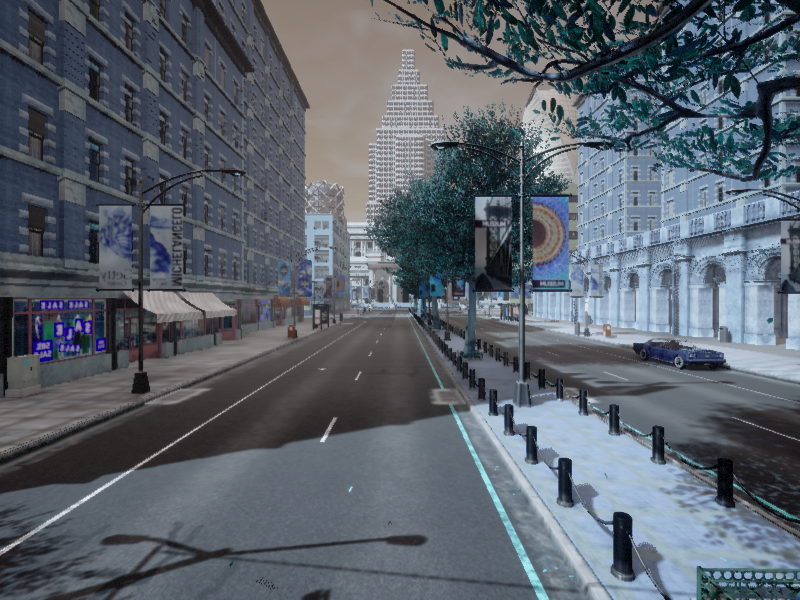
#> input picture Task5_Stability/images/img_000.png, 800 x 600 px; its folder holds only this picture in this run
$ python -i lane_detection.py   (imports and definitions only)
#> lines starting #> are read from the running program, lines starting #| are printed output that depends on the picture; after the words box and inside, x2 and y2 are one past the last pixel; in counts of white or black regions, pixels touching at a corner belong together
# lane_detection.py
import cv2
import os
import numpy as np

# ------------------------
# Lane tracking class
# ------------------------
class LaneLine:
    """Tracks a line over multiple frames to smooth lane detection."""
    def __init__(self, buffer_size=10):
        self.buffer_size = buffer_size
        self.buffer = []
        self.detected = False
        self.avg_slope = 0.0
        self.avg_intercept = 0.0

    def add_fit(self, slope, intercept):
        self.buffer.append((slope, intercept))
        if len(self.buffer) > self.buffer_size:
            self.buffer.pop(0)
        slopes, intercepts = zip(*self.buffer)
        self.avg_slope = np.mean(slopes)
        self.avg_intercept = np.mean(intercepts)
        self.detected = True

# [5 lines left out: function reset_trackers, not called in this run]

# Instantiate global trackers for left/right lanes
left_tracker = LaneLine()
right_tracker = LaneLine()
#> further down, picture is the input picture: shape (600, 800, 3); mean B, G, R 107.8, 98.3, 90.3

# ------------------------
# Lane detection function
# ------------------------
def detect_lanes(img, return_binary=False):
#> called with return_binary = False
    global left_tracker, right_tracker
    h, w, _ = img.shape

    # HLS thresholding
    hls = cv2.cvtColor(img, cv2.COLOR_BGR2HLS)
#> hls: shape (600, 800, 3); mean of channels 0, 1, 2 92.3, 99.1, 39.4
    l_channel = hls[:, :, 1]
    s_channel = hls[:, :, 2]
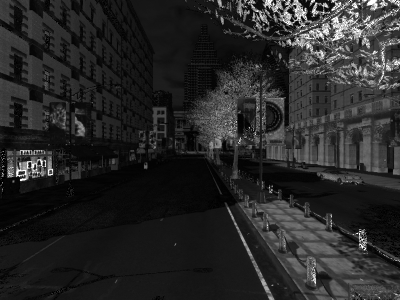
#> s_channel: shape (600, 800) (shown at 1/2 size); min 0, max 255, mean 39.4
    _, l_thresh = cv2.threshold(l_channel, 190, 255, cv2.THRESH_BINARY) # was 200
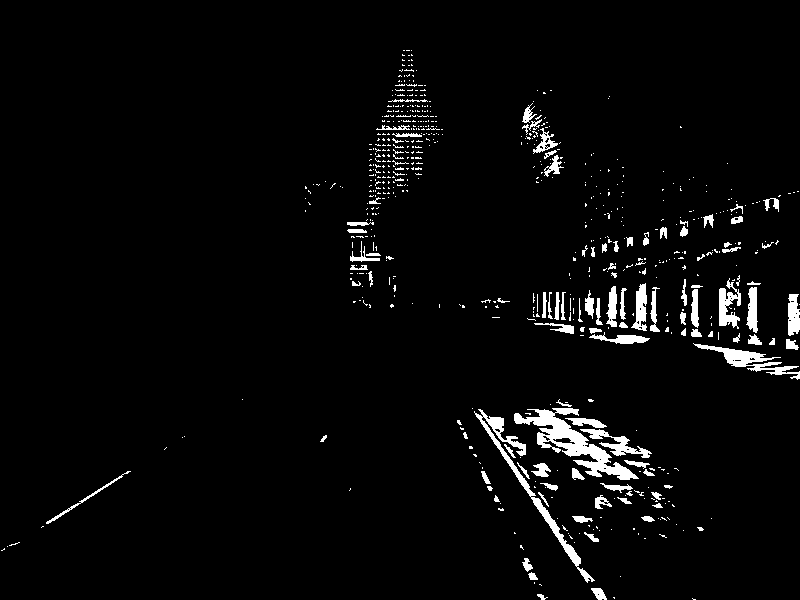
#> l_thresh: shape (600, 800); 3.5% white; 648 white regions (545 under 20 px), largest, box (x1, y1, x2, y2) and area: (514, 408, 639, 480) 2486, (474, 409, 595, 583) 1565, (693, 343, 800, 380) 997
    _, s_thresh = cv2.threshold(s_channel, 85, 255, cv2.THRESH_BINARY) # was 90
#> s_thresh: shape (600, 800); 10.5% white; 1468 white regions (1282 under 20 px), largest, box (x1, y1, x2, y2) and area: (571, 0, 800, 175) 11424, (409, 178, 475, 302) 2853, (525, 0, 642, 66) 2514
    color_mask = cv2.bitwise_or(l_thresh, s_thresh)
#> color_mask: shape (600, 800); 12.1% white; 1853 white regions (1656 under 20 px), largest, box (x1, y1, x2, y2) and area: (571, 0, 800, 175) 11424, (409, 178, 475, 302) 2853, (514, 408, 640, 480) 2799

    # Canny edges
    gray = cv2.cvtColor(img, cv2.COLOR_BGR2GRAY)
    blur = cv2.GaussianBlur(gray, (5,5),0)
    edges = cv2.Canny(blur, 100, 200)
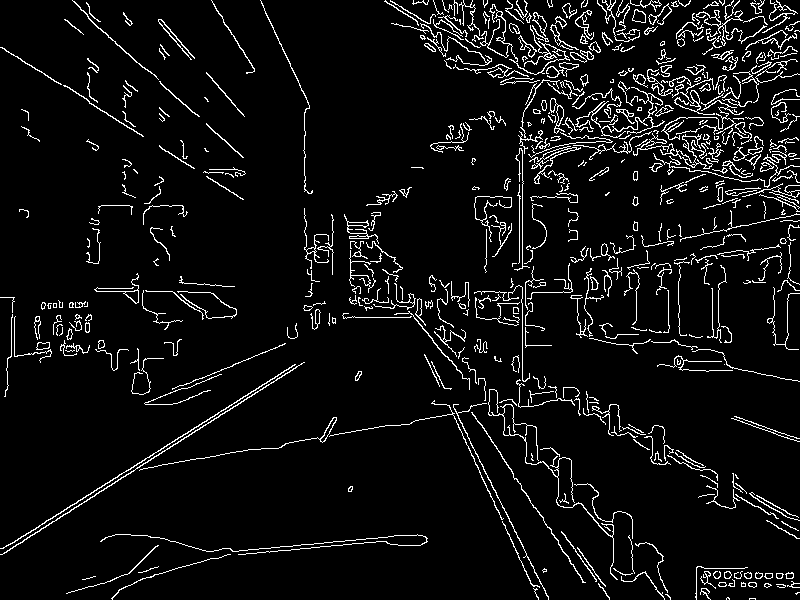
#> edges: shape (600, 800); 6.2% white in thin lines or dots

    # Combine
    combined = cv2.bitwise_or(edges, color_mask)
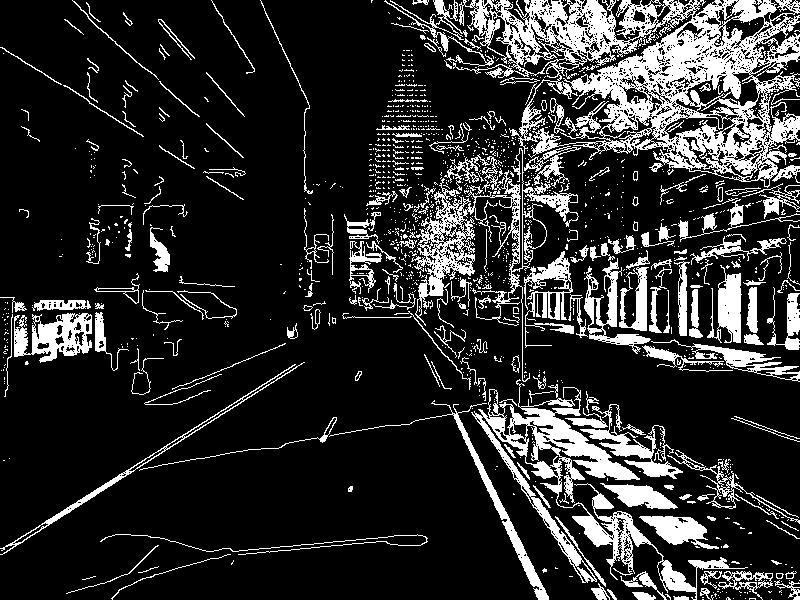
#> combined: shape (600, 800); 17.5% white; 1265 white regions (1037 under 20 px), largest, box (x1, y1, x2, y2) and area: (453, 0, 800, 188) 26571, (471, 379, 748, 600) 9351, (409, 148, 579, 382) 5462

    # ROI mask
    mask = np.zeros_like(combined)
    roi = np.array([[
        (int(0.15*w), h), # was 0.2
        (int(0.45*w), int(0.65*h)),
        (int(0.55*w), int(0.65*h)),
        (int(0.85*w), h) # was 0.8
    ]])
    cv2.fillPoly(mask, roi, 255)
#> mask: shape (600, 800); 14% white; 1 white region, box (x1, y1, x2, y2) and area: (121, 390, 680, 600) 67230
    masked = cv2.bitwise_and(combined, mask)
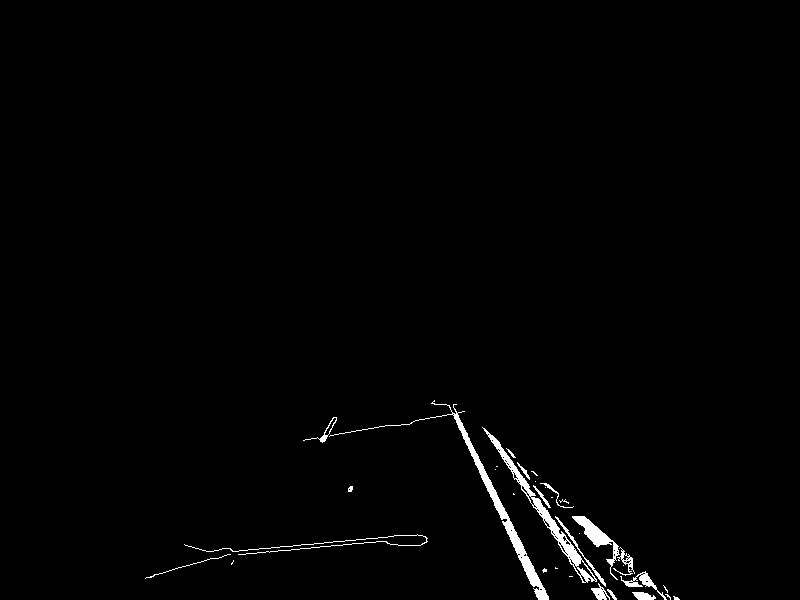
#> masked: shape (600, 800); 1.2% white; 34 white regions (17 under 20 px), largest, box (x1, y1, x2, y2) and area: (329, 400, 549, 600) 1706, (482, 427, 597, 583) 1348, (572, 516, 620, 580) 638

    # Hough lines
    lines = cv2.HoughLinesP(masked, 1, np.pi/180, 40, minLineLength=40, maxLineGap=150)
#> lines = 41 rows, first 6: [455, 414, 545, 599], [449, 405, 540, 599], [486, 430, 605, 599], [448, 405, 539, 599], [453, 407, 546, 599], [454, 404, 670, 598]
    line_img = np.zeros_like(img)
    binary_lane = np.zeros_like(masked)
    left_lines, right_lines = [], []

    if lines is not None:
        for l in lines:
            x1, y1, x2, y2 = l[0]
            if x2 == x1: continue
            slope = (y2-y1)/(x2-x1)
            if abs(slope) < 0.4: continue
            if slope < 0:
                left_lines.append((x1,y1,x2,y2))
            else:
                right_lines.append((x1,y1,x2,y2))
#> this loop made 41 passes
#> (x1, y1, x2, y2, slope) on passes 1 to 8: (455, 414, 545, 599, 2.06), (449, 405, 540, 599, 2.13), (486, 430, 605, 599, 1.42), (448, 405, 539, 599, 2.13), (453, 407, 546, 599, 2.06), (454, 404, 670, 598, 0.898), (490, 439, 601, 598, 1.43), (491, 435, 606, 599, 1.43)
#> after the loop, left_lines = []; right_lines = 35 items, first 6: (455, 414, 545, 599), (449, 405, 540, 599), (486, 430, 605, 599), (448, 405, 539, 599), (453, 407, 546, 599), (454, 404, 670, 598)

    # Function to average and track lines
    def draw_tracked(lines, tracker):
        if len(lines) == 0 and not tracker.detected:
            return None
        if len(lines) > 0:
            xs, ys = [], []
            for x1,y1,x2,y2 in lines:
                xs.extend([x1,x2])
                ys.extend([y1,y2])
            poly = np.polyfit(xs, ys, 1)
            tracker.add_fit(poly[0], poly[1])
        if not tracker.detected:
            return None
        slope, intercept = tracker.avg_slope, tracker.avg_intercept
        y1_draw = h
        y2_draw = int(h*0.65)
        if slope == 0: return None
        x1_draw = int((y1_draw - intercept)/slope)
        x2_draw = int((y2_draw - intercept)/slope)
        return x1_draw, y1_draw, x2_draw, y2_draw

    left_coords = draw_tracked(left_lines, left_tracker)
    right_coords = draw_tracked(right_lines, right_tracker)
#> the loop in draw_tracked (call 2), `for x1,y1,x2,y2 in lines:` made 35 passes
#> in add_fit, `slopes, intercepts = zip(*self.buffer)`: slopes = (0.984,); intercepts = (-25.5,)
#> in add_fit, `self.avg_slope = np.mean(slopes)`: self.avg_slope = 0.984
#> in add_fit, `self.avg_intercept = np.mean(intercepts)`: self.avg_intercept = -25.5
#> right_coords = (635, 600, 422, 390)

    if left_coords and right_coords:
        left_x = (left_coords[0] + left_coords[2]) // 2
        right_x = (right_coords[0] + right_coords[2]) // 2

        # Check if lanes crossed (X pattern) or too close/far
        if left_x >= right_x:  # Lanes crossed!
            print("WARNING: Lanes crossed, resetting trackers")
            reset_trackers()
            left_coords = None
            right_coords = None
        elif (right_x - left_x) < w * 0.2:  # Too close
            print("WARNING: Lanes too close, resetting trackers")
            reset_trackers()
            left_coords = None
            right_coords = None
        elif (right_x - left_x) > w * 0.8:  # Too far
            print("WARNING: Lanes too far, resetting trackers")
            reset_trackers()
            left_coords = None
            right_coords = None

    for coords in [left_coords, right_coords]:
        if coords:
            x1,y1,x2,y2 = coords
            cv2.line(line_img, (x1,y1),(x2,y2),(0,255,0),5)
            cv2.line(binary_lane,(x1,y1),(x2,y2),255,5)
#> this loop made 2 passes
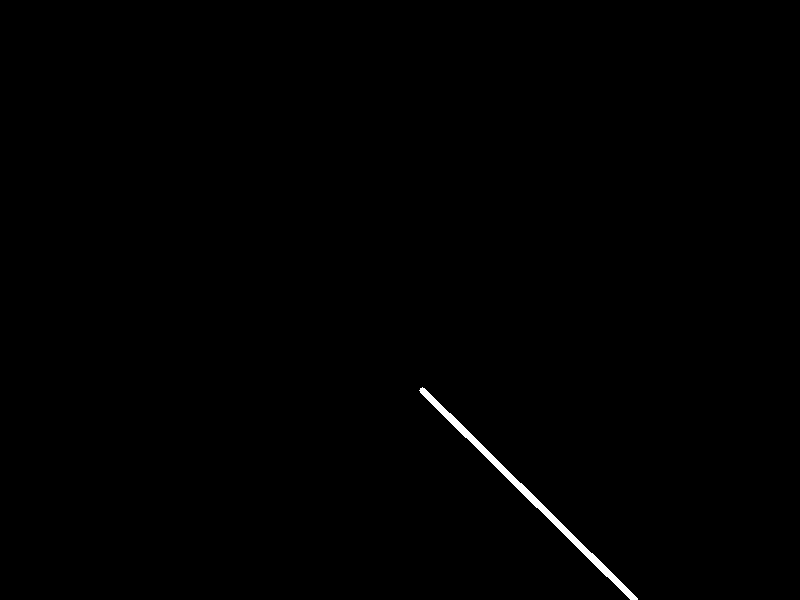
#> binary_lane: shape (600, 800); 0.41% white; 1 white region, box (x1, y1, x2, y2) and area: (419, 387, 638, 600) 1973

    annotated = cv2.addWeighted(img, 0.8, line_img,1,0)
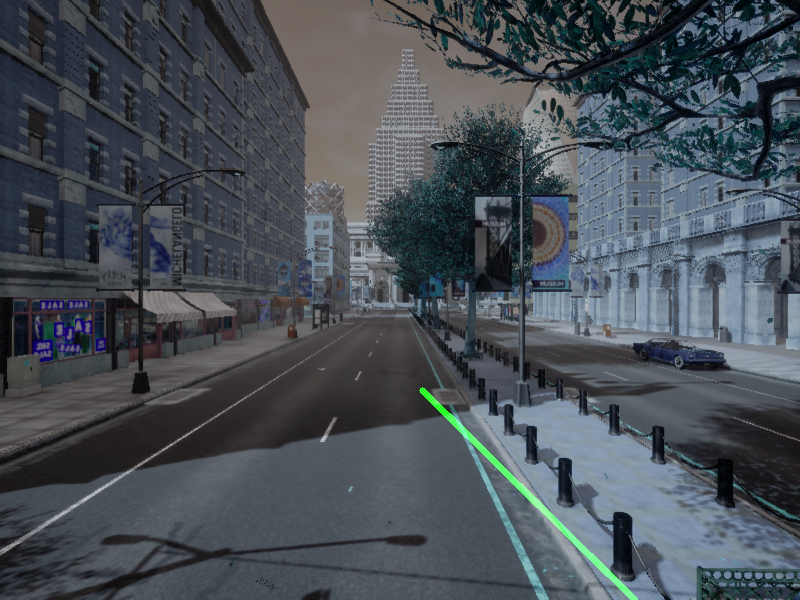
#> annotated: shape (600, 800, 3); mean B, G, R 86.2, 79.2, 72.2
    if return_binary:
        return annotated, binary_lane, (left_coords, right_coords)
    return annotated

# ------------------------
# Lane center estimation
# ------------------------

#Global variables for lane center estimation
lane_center_history = []
MAX_LANE_CENTER_JUMP = 50


# [57 lines left out: functions estimate_lane_center, process_lane_images, not called in this run]

>>> import cv2
>>> picture = cv2.imread('images/img_000.png')
>>> result = detect_lanes(picture)

$ run again, on Task5_Stability/images/img_001.png
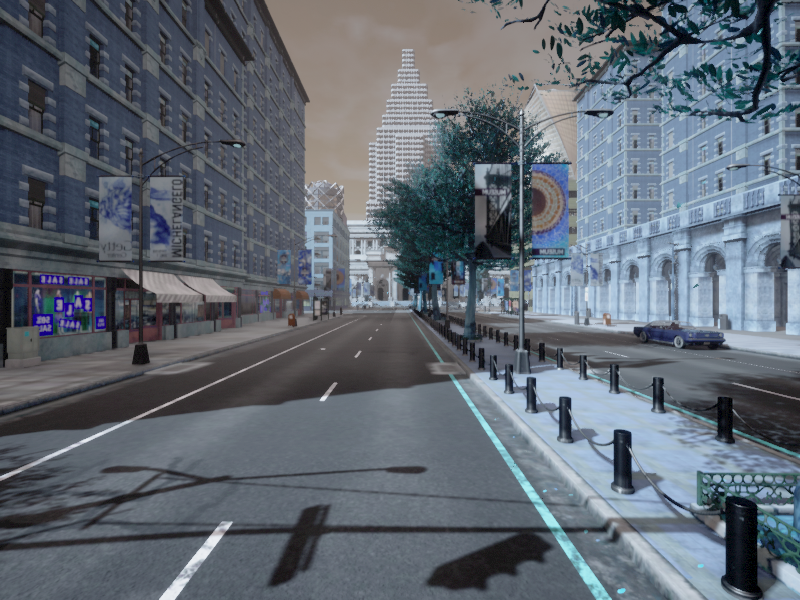
#> input picture Task5_Stability/images/img_001.png, 800 x 600 px
#> picture is the input picture: shape (600, 800, 3); mean B, G, R 114.4, 104.7, 96.5
#> hls: shape (600, 800, 3); mean of channels 0, 1, 2 92.8, 105.6, 36.5
#> in detect_lanes, `_, l_thresh = cv2.threshold(l_channel, 190, 255, cv2.THRESH_BINARY)`:
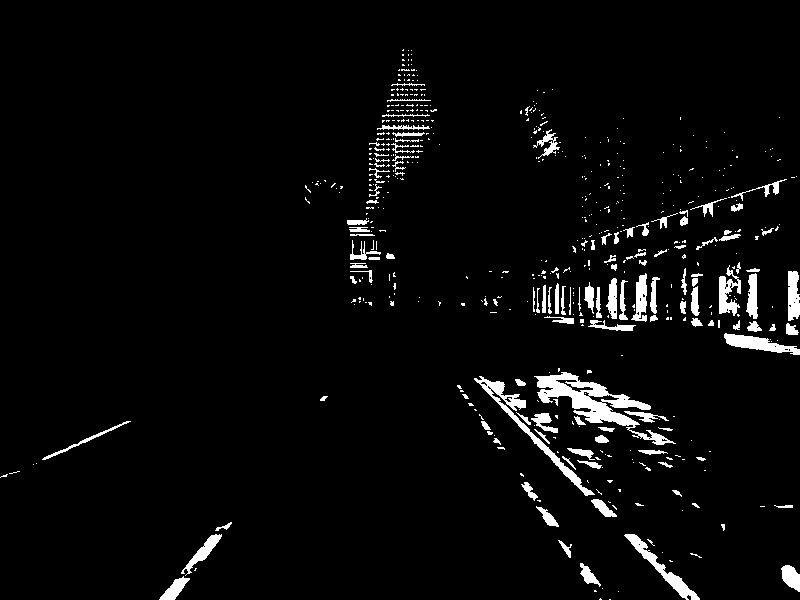
#> l_thresh: shape (600, 800); 3.9% white; 561 white regions (443 under 20 px), largest, box (x1, y1, x2, y2) and area: (534, 372, 676, 445) 2739, (474, 376, 595, 496) 1310, (624, 534, 700, 600) 858
#> s_thresh: shape (600, 800); 7.9% white; 1183 white regions (1000 under 20 px), largest, box (x1, y1, x2, y2) and area: (404, 175, 476, 294) 3227, (716, 0, 800, 109) 1961, (724, 496, 798, 591) 1731
#> color_mask: shape (600, 800); 9.8% white; 1508 white regions (1300 under 20 px), largest, box (x1, y1, x2, y2) and area: (522, 368, 678, 446) 3233, (404, 175, 476, 294) 3227, (716, 0, 800, 109) 1961
#> edges: shape (600, 800); 4.9% white in thin lines or dots
#> combined: shape (600, 800); 14.2% white; 1081 white regions (837 under 20 px), largest, box (x1, y1, x2, y2) and area: (557, 0, 800, 124) 9978, (459, 355, 687, 501) 8341, (404, 137, 521, 316) 4379
#> mask: shape (600, 800); 14% white; 1 white region, box (x1, y1, x2, y2) and area: (121, 390, 680, 600) 67230
#> masked: shape (600, 800); 0.7% white; 9 white regions (3 under 20 px), largest, box (x1, y1, x2, y2) and area: (482, 427, 612, 600) 2030, (159, 521, 234, 600) 1043, (291, 466, 428, 474) 138, (617, 588, 626, 594) 43, (568, 530, 603, 533) 38, (564, 527, 598, 528) 34
#> lines = 27 rows, first 6: [485, 429, 604, 587], [483, 428, 599, 599], [484, 428, 609, 599], [492, 435, 567, 535], [502, 458, 597, 599], [160, 599, 222, 537]
#> the loop in detect_lanes, `for l in lines:` made 27 passes
#> (x1, y1, x2, y2, slope) on passes 1 to 8: (485, 429, 604, 587, 1.33), (483, 428, 599, 599, 1.47), (484, 428, 609, 599, 1.37), (492, 435, 567, 535, 1.33), (502, 458, 597, 599, 1.48), (160, 599, 222, 537, -1), (482, 427, 607, 599, 1.38), (159, 597, 225, 521, -1.15)
#> after the loop in detect_lanes, `for l in lines:`: left_lines = [(160, 599, 222, 537), (159, 597, 225, 521), (165, 591, 233, 523), (171, 599, 218, 525), (175, 599, 231, 521), (159, 599, 229, 521), (178, 574, 222, 521), (163, 599, 231, 523), (167, 599, 293, 473), (166, 599, 226, 525), (173, 599, 230, 521), (169, 599, 210, 534)]; right_lines = 13 items, first 6: (485, 429, 604, 587), (483, 428, 599, 599), (484, 428, 609, 599), (492, 435, 567, 535), (502, 458, 597, 599), (482, 427, 607, 599)
#> the loop in draw_tracked, `for x1,y1,x2,y2 in lines:` made 12 passes
#> after the loop in draw_tracked, `for x1,y1,x2,y2 in lines:`: xs = [160, 222, 159, 225, 165, 233, 171, 218, 175, 231, 159, 229, 178, 222, 163, 231, 167, 293, 166, 226, 173, 230, 169, 210]; ys = [599, 537, 597, 521, 591, 523, 599, 525, 599, 521, 599, 521, 574, 521, 599, 523, 599, 473, 599, 525, 599, 521, 599, 534]
#> poly = [-1.11, 778.4]
#> slopes = (-1.11,); intercepts = (778.4,)
#> self.avg_slope = -1.11
#> self.avg_intercept = 778.4
#> in draw_tracked, `slope, intercept = tracker.avg_slope, tracker.avg_intercept`: slope = -1.11; intercept = 778.4
#> x1_draw = 161
#> x2_draw = 351
#> left_coords = (161, 600, 351, 390)
#> the loop in draw_tracked (call 2), `for x1,y1,x2,y2 in lines:` made 13 passes
#> right_coords = (606, 600, 457, 390)
#> left_x = 256
#> right_x = 531
#> the loop in detect_lanes, `for coords in [left_coords, right_coords]:` made 2 passes
#> in detect_lanes, `annotated = cv2.addWeighted(img, 0.8, line_img,1,0)`:
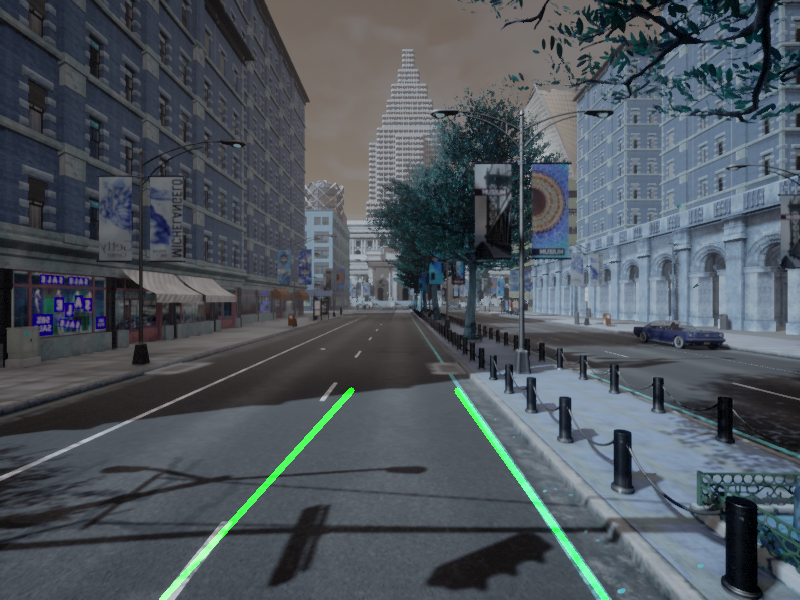
#> annotated: shape (600, 800, 3); mean B, G, R 91.5, 84.7, 77.2
